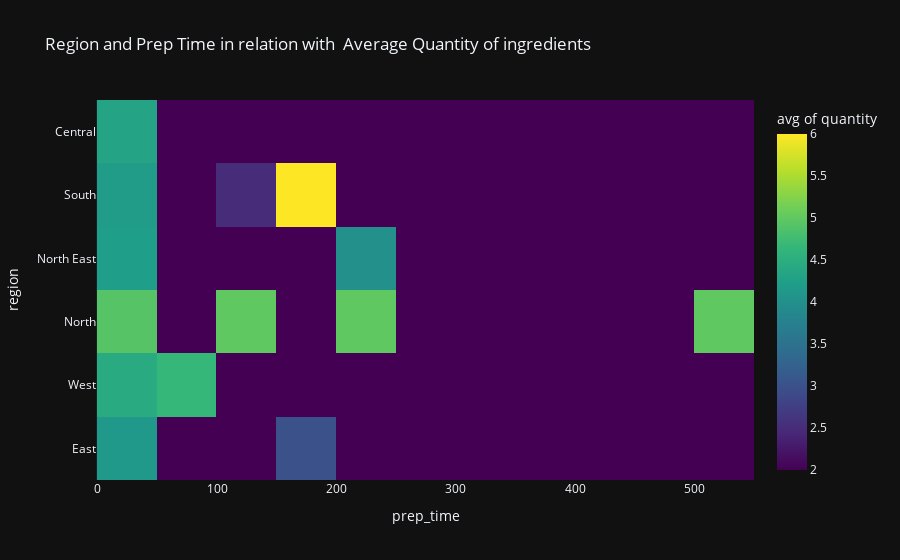

Source (notebook cell):
### Code cell
px.density_heatmap(df,y='region',x='prep_time',z='quantity',template='plotly_dark',color_continuous_scale='viridis',histfunc='avg',title='Region and Prep Time in relation with  Average Quantity of ingredients')

### Figure 1 — Plotly figure (JSON) as saved in the notebook; plotly's stock layout.template omitted (floating-point values rounded to 4 significant figures; data arrays with more than 128 entries replaced by an {"elided": "..."} marker saying what was removed)
{"data": [{"coloraxis": "coloraxis", "histfunc": "avg", "hovertemplate": "prep_time=%{x}<br>region=%{y}<br>avg of quantity=%{z}<extra></extra>", "name": "", "type": "histogram2d", "x": {"elided": "180 int values"}, "xaxis": "x", "xbingroup": "x", "y": {"elided": "180 str values"}, "yaxis": "y", "ybingroup": "y", "z": {"elided": "180 int values"}}], "layout": {"coloraxis": {"colorbar": {"title": {"text": "avg of quantity"}}, "colorscale": [[0, "#440154"], [0.1111, "#482878"], [0.2222, "#3e4989"], [0.3333, "#31688e"], [0.4444, "#26828e"], [0.5556, "#1f9e89"], [0.6667, "#35b779"], [0.7778, "#6ece58"], [0.8889, "#b5de2b"], [1, "#fde725"]]}, "legend": {"tracegroupgap": 0}, "title": {"text": "Region and Prep Time in relation with  Average Quantity of ingredients"}, "xaxis": {"anchor": "y", "domain": [0, 1], "title": {"text": "prep_time"}}, "yaxis": {"anchor": "x", "domain": [0, 1], "title": {"text": "region"}}}}
